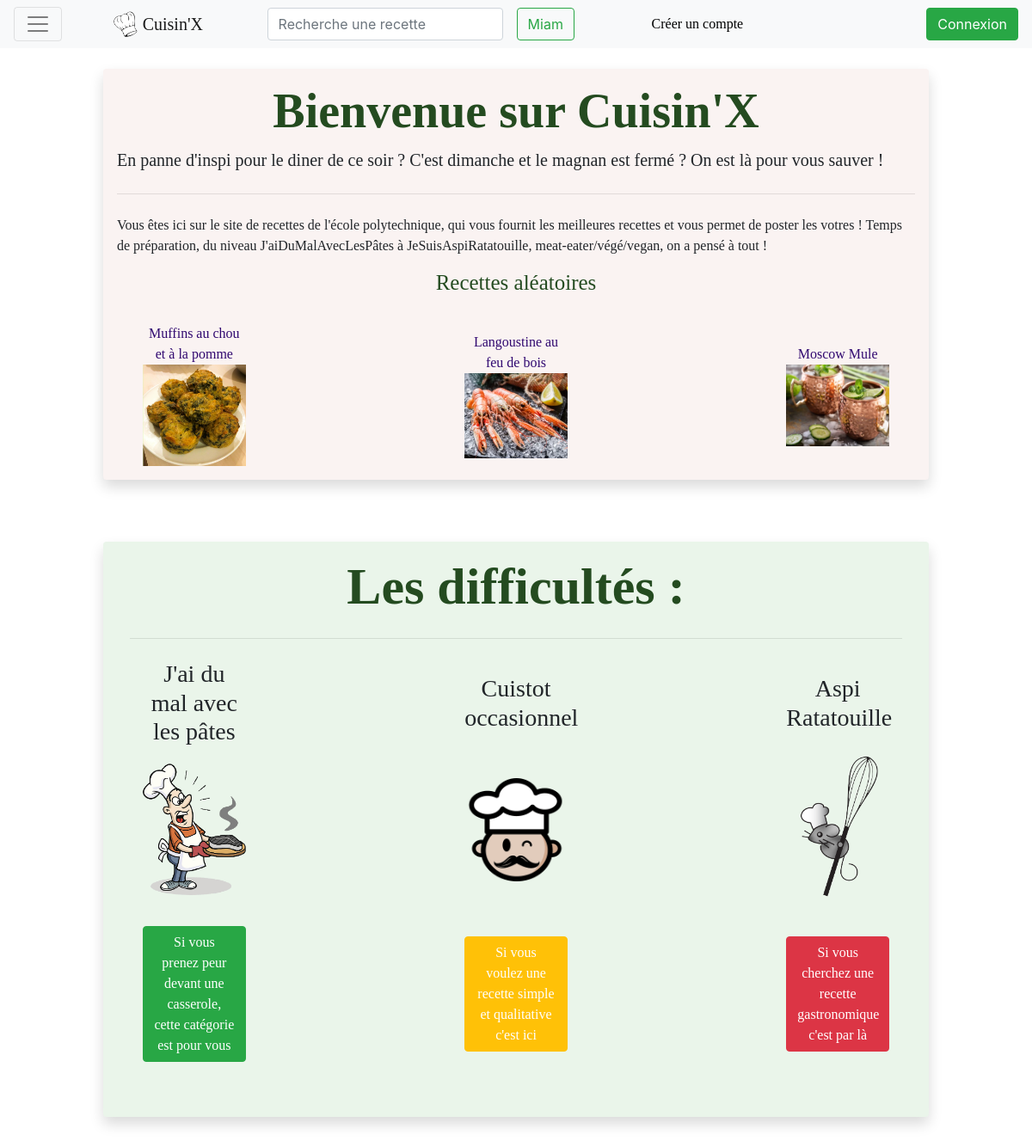
The page / on the database its author committed.
### tables this page shows
CREATE TABLE `recettes` (
  `id` int(11) NOT NULL,
  `nom_plat` varchar(64) NOT NULL,
  `createur` varchar(64) DEFAULT NULL,
  `id_difficulte` int(11) NOT NULL,
  `id_contenu` int(11) NOT NULL,
  `id_type` int(11) NOT NULL,
  `image` varchar(64) DEFAULT NULL,
  `consigne` text NOT NULL,
  `temps_cuisson` int(11) DEFAULT NULL,
  `temps_preparation` int(11) NOT NULL,
  `description` text NOT NULL,
  `nb_personne` int(11) NOT NULL
);

### class/Recette.php (called while the page is built, shortened)
<?php
class Recette{
    public function __construct(int $id,string $nom_plat,string $createur,int $id_contenu,int $id_type,string $image,string $consigne,int $id_difficulte,int $temps_cuisson, int $temps_preparation,string $description, int $nb_personne){
        $this->id = $id;
        $this->nom_plat = $nom_plat;
        $this->image = $image;
    }
    public static function getRecette($dbh,$id){
        $query = "SELECT * FROM recettes WHERE id=?";
        $sth = $dbh->prepare($query);
        $request_succeeded = $sth->execute(array($id));
        if($request_succeeded){
            $recette_li = $sth->fetch(PDO::FETCH_ASSOC);
            $recette = new Recette($recette_li['id'],$recette_li['nom_plat'],$recette_li['createur'],$recette_li['id_contenu'],$recette_li['id_type'],$recette_li['image'],$recette_li['consigne'],
                                $recette_li['id_difficulte'],$recette_li['temps_cuisson'],$recette_li['temps_preparation'],$recette_li['description'],$recette_li['nb_personne']);
            $query = "SELECT * FROM ingredient_recette WHERE id_recette=$recette->id";
            $sth = $dbh->prepare($query);
            $sth->setFetchMode(PDO::FETCH_CLASS, 'Ingredient');
            $request_succeeded = $sth->execute();
            if ($request_succeeded){
                $liste_ingredient = $sth->fetchAll();
                $recette->liste_ingredient = $liste_ingredient;
                return $recette;
            }
            return null;
        }
        else{
            return null;
        }
    }
    public static function getRecetteAleatoire($dbh,$nb_recettes){
        $query = "SELECT * FROM recettes";
        $sth = $dbh->prepare($query);
        $request_succeeded = $sth->execute(array());
        if($request_succeeded){
            $recette_li = $sth->fetchAll(PDO::FETCH_ASSOC);
        }
        else{
            return null;
        }
        $li_alea_recette_temp = array_rand($recette_li,$nb_recettes);
        $li_alea_recette=[];
        foreach($li_alea_recette_temp as $i_recette_temp){
            $recette=Recette::getRecette($dbh,$recette_li[$i_recette_temp]['id']);
            if($recette==null){
                return null;
            }
            else{
                array_push($li_alea_recette,$recette);
            }
        }
        return $li_alea_recette;
    }
}

### content/content_Accueil.php (the view, shortened to what this page needs)
<?php
$li_alea_recette=Recette::getRecetteAleatoire($dbh, 3);
$recette1 = $li_alea_recette[0];
$recette2 = $li_alea_recette[1];
$recette3 = $li_alea_recette[2];
echo '<div class="jumbotron shadow p-3 mb-5 rounded">
    <h1 class="display-4 text-center" style="font-weight: bold; color: #244b20">Bienvenue sur Cuisin\'X</h1>
    <p class="lead">En panne d\'inspi pour le diner de ce soir ? C\'est dimanche et le magnan est fermé ? On est là pour vous sauver !</p>
    <hr class="my-4">
    <p> Vous êtes ici sur le site de recettes de l\'école polytechnique, qui vous fournit les meilleures recettes et vous permet de poster les votres ! Temps de préparation, du niveau J\'aiDuMalAvecLesPâtes à JeSuisAspiRatatouille, meat-eater/végé/vegan, on a pensé à tout !</p>
    <div class="cat col-md-auto text-center">
        <h2 style="font-size: 25px; color: #244b20">Recettes aléatoires</h2>
        <br>
        <div class="row align-items-center" style="margin:auto; max-width:1200px">
            <div class="col-md-2 align-items-center">
                <a class="bolien" href="index.php?page=Recette&recette='.$recette1->id.'">'.$recette1->nom_plat.'</a>
                <img src="'.$recette1->image.'" class="img-fluid" style="width:200px" alt="'.$recette1->nom_plat.'">
            </div>
            <div class="col-md-2 ml-auto align-items-center">
                <a class="bolien" href="index.php?page=Recette&recette='.$recette2->id.'">'.$recette2->nom_plat.'</a>
                <img src="'.$recette2->image.'" class="img-fluid" style="width:200px" alt="'.$recette2->nom_plat.'">
            </div>
            <div class="col-md-2 ml-auto align-items-center">
                <a class="bolien" href="index.php?page=Recette&recette='.$recette3->id.'">'.$recette3->nom_plat.'</a>
                <img src="'.$recette3->image.'" class="img-fluid" style="width:200px" alt="'.$recette3->nom_plat.'">
            </div>
        </div>
</div>
</div>' ;
?>
<br>
<div class="shadow p-3 mb-5 rounded" style="background-color:#eaf5ea">
    <div class="cat col-md-auto categorie text-center">
        <h2 style="font-weight: bold; font-size: 60px;" class="botexte">Les difficultés :</h2>
        <hr class="my-4">
        <div class="row align-items-center" style="margin:auto; max-width:1000px">
            <div class="col-md-2">
                <h3>J'ai du mal avec les pâtes</h3>
             </div>
            <div class="col-md-2 ml-auto">
                <h3>Cuistot occasionnel</h3>
            </div>
             <div class="col-md-2 ml-auto">
                <h3>Aspi Ratatouille</h3>
            </div>
            <div class="col-md-2">
                <img src="pictures/raté.jpg" class="img-fluid" alt="Raté">
             </div>
            <div class="col-md-2 ml-auto">
                <img src="pictures/cuistot.jpg" class="img-fluid" alt="Cuistot">
            </div>
            <div class="col-md-2 ml-auto">
                <img src="pictures/ratatouille.jpg" class="img-fluid" alt="Ratatouille">
            </div>
            <br>
            <div class="col-md-2">
                <a class="btn btn-success btn-block" style="white-space:normal; color:white" href="http://localhost/CuisinX/index.php?page=Categorie&cat=1">
                    Si vous prenez peur devant une casserole, cette catégorie est pour vous
                </a>
            </div>
            <div class="col-md-2 ml-auto">
                <a class="btn btn-warning btn-block" style="white-space:normal; color:white" href="http://localhost/CuisinX/index.php?page=Categorie&cat=2">
                    Si vous voulez une recette simple et qualitative c'est ici
                </a>
            </div>
            <div class="col-md-2 ml-auto">
                <a class="btn btn-danger btn-block" style="white-space:normal; color:white" href="http://localhost/CuisinX/index.php?page=Categorie&cat=3">
                    Si vous cherchez une recette gastronomique c'est par là
                </a>
            </div>
            <br>
        </div>
    </div>
    <br>
    <br>
</div>

### css/perso.css (style rules this page uses)
.botexte { color: #244b20; }
.bolien { color: rgb(48, 8, 112); }
.jumbotron { background-color: #faf3f2; }

### rows shown on the page
recettes: nom_plat "Muffins au chou et à la pomme", image (picture)
recettes: nom_plat "Langoustine au feu de bois", image (picture)
recettes: nom_plat "Moscow Mule", image (picture)
